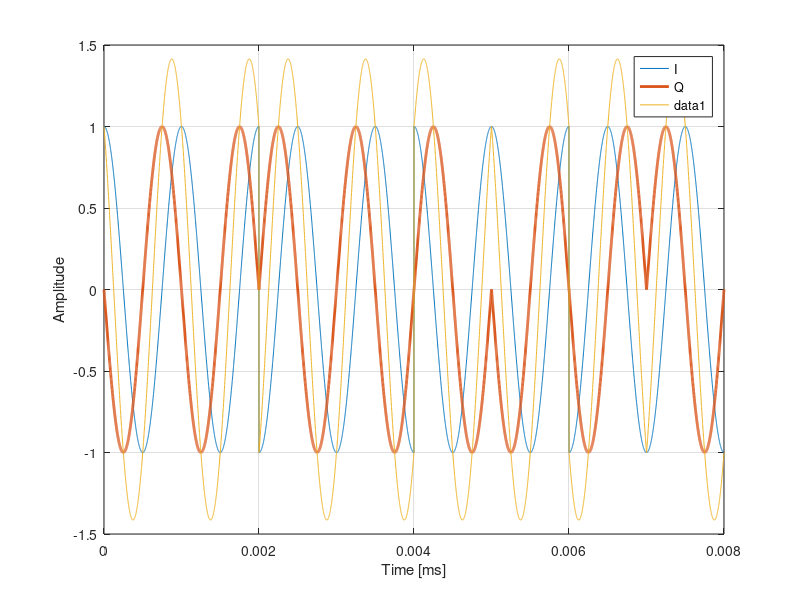

The MATLAB source for this figure:
%This code is a simulation of a quadrature transmitter/receiver. Currently
%only works for an even number of bits.

%Created on 11/3/2015 by RWB

clear all
close all

t = linspace(0,.001,1000);%sampling at 1000x the frequency
%t = 0:1/1000000:.001

A = 1;
f = 1000;
y1 = A*sin(2*pi*f*t); %+sin
y2 = -A*sin(2*pi*f*t);%-sin
y3 = A*cos(2*pi*f*t); %+cos
y4 = -A*cos(2*pi*f*t);%-cos

stream = [1,0,1,0,0,1,0,1,1,1,1,0,0,0,0,1]; %bit stream

%transmitter initials
len = size(stream,2);
ang = zeros(1,len/2);
count = 1;

%Receiver initials
sz = size(ang,2);
bits = zeros(1,len);
count2 = 1;

%Mimics the transmitter/Receiver
graph = [];
graphi = [];
graphq = [];
for i = 1:2:len
    %Mimics the Transmitter
    
    %Assigns the I and Q from the incoming bit stream (2 bits)
    msb = num2str(stream(i));%msb as a string
    lsb = num2str(stream(i+1));%lsb as a string
    x = [msb,lsb];%concatenates the string
    
    switch x
        case '11'
            I = y3;
            Q = y1;
        case '01'
            I = y4;
            Q = y1;
        case '00'
            I = y4;
            Q = y2;
        case '10'
            I = y3;
            Q = y2;
    end
    
    %Mixes the two signals by adding them together
    out = I+Q;%This is what is transmitted
    
    graph = [graph , out]; %phase angles
    graphi = [graphi, I]; %I
    graphq = [graphq, Q]; %Q
    
    %<Channel> --No delay, no noise--
    
    %Mimics the Receiver
    
    %Finds the phase angle from a cosine reference
    [M,I] = max(out);
    [Mref,Iref] = max(y3);
    tau = t(I) - t(Iref);%time delay between peaks
    ang(count) = 2*pi*f*tau;%stores phase angle into an array

    %Based on the angle, assigns bit values (see constellation)
    if ang(count) >= 0 && ang(count) < pi/2          %First Quadrant
        bits(count2:count2+1) = [1,1];
    elseif ang(count) >= pi/2 && ang(count) < pi     %Second Quadrant
        bits(count2:count2+1) = [0,1];
    elseif ang(count) >=pi && ang(count) < 3*pi/2    %Third Quadrant
        bits(count2:count2+1) = [0,0];
    elseif ang(count) >= 3*pi/2 && ang(count) < 2*pi %Fourth Quadrant
        bits(count2:count2+1) = [1,0];
    end
    
    count2 = count2+2;
    count = count+1;
end

%display(bits)

ti = linspace(0,.001*len/2,1000*len/2);%time for i
tq = linspace(0,.001*len/2,1000*len/2);%time for q
figure
plot(ti,graphi);
hold on; grid on
plot(tq,graphq,'LineWidth',2);
legend('I','Q')
xlabel('Time [ms]')
ylabel('Amplitude')

tnow = linspace(0,.001*len/2,1000*len/2);
% figure
plot(tnow,graph);

